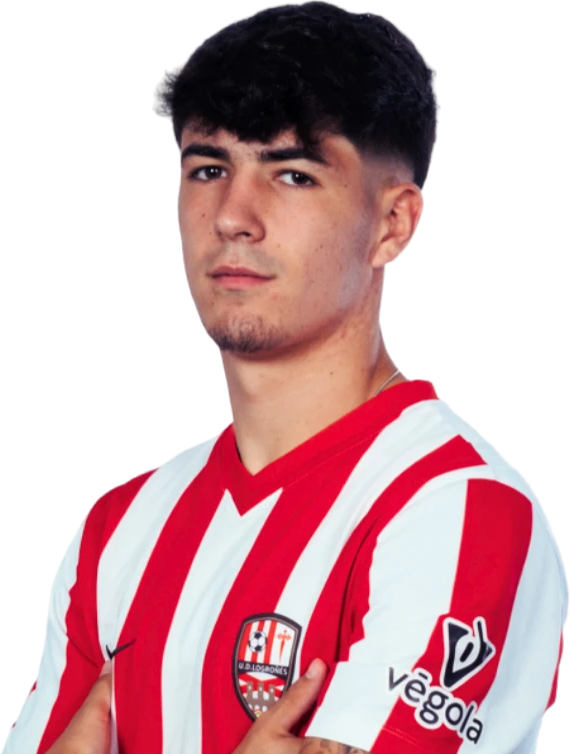
#> input picture miniaturero/salida/2026-11-15_logrones-arenas/proyecto/img/anai.png, 570 x 754 px, found by its file name; its folder holds 6 pictures in this run
$ python hacer_coraza.py   (older library calls are emulated)
#> lines starting #> are read from the running program, lines starting #| are printed output that depends on the picture; after the words box and inside, x2 and y2 are one past the last pixel; in counts of white or black regions, pixels touching at a corner belong together
### miniaturero/herramientas/mini.py
#!/usr/bin/env python3
"""Herramientas del miniaturero. Todo en local y en CPU (usa GPU si onnxruntime-gpu está instalado).

Uso:
  python3 herramientas/mini.py recortar   FOTO SALIDA.png [--borde 0]          # quita el fondo (BiRefNet)
  python3 herramientas/mini.py mascara    FOTO SALIDA.png [--crecer 25]        # máscara de la persona (para borrarla)
  python3 herramientas/mini.py borrar     FOTO MASCARA.png SALIDA.png          # relleno inteligente (LaMa)
  python3 herramientas/mini.py borrar     FOTO --caja x,y,w,h [--caja ...] SALIDA.png
  python3 herramientas/mini.py caras      FOTO                                 # lista caras y avisa si son pequeñas
  python3 herramientas/mini.py cambiar-cara MI_CARA DESTINO SALIDA [--indice 0] [--sin-mejora]
  python3 herramientas/mini.py igualar-luz RECORTE.png REFERENCIA SALIDA.png [--fuerza 0.6]
  python3 herramientas/mini.py iluminar   RECORTE.png SALIDA.png [--rim-der #ff1a2e --rim-izq #dfe9ff]  # luz de estudio
  python3 herramientas/mini.py revisar    MINIATURA.png [MAS.png ...] --salida comparativa.png
  python3 herramientas/mini.py exportar   MINIATURA.png                        # crea la versión JPG <= 2 MB

Nunca escribe sobre la imagen de entrada.
"""
import argparse, os, sys
from pathlib import Path

import cv2
import numpy as np
from PIL import Image, ImageDraw, ImageFont, ImageOps

BASE = Path(__file__).resolve().parent.parent
MOD = BASE / "modelos"
_sesiones = {}


def sesion(nombre):
    import onnxruntime as ort
    if nombre not in _sesiones:
        ruta = MOD / nombre
        if not ruta.exists():
            sys.exit(f"Falta el modelo {ruta}. Ejecuta ./instalar.sh")
        prov = [p for p in ("CUDAExecutionProvider", "CPUExecutionProvider") if p in ort.get_available_providers()]
        so = ort.SessionOptions(); so.log_severity_level = 3
        _sesiones[nombre] = ort.InferenceSession(str(ruta), so, providers=prov)
    return _sesiones[nombre]


# [113 lines left out: functions abrir, no_pisar, alfa_persona, descontaminar, cmd_recortar, cmd_mascara and 3 more, not called in this run]


# ---------------------------------------------------------------- caras
ARCFACE = np.array([[38.2946, 51.6963], [73.5318, 51.5014], [56.0252, 71.7366], [41.5493, 92.3655], [70.7299, 92.2041]], np.float32)
FFHQ = np.array([[0.37691676, 0.46864664], [0.62285697, 0.46912813], [0.50123859, 0.61331904],
                 [0.39308822, 0.72541100], [0.61150205, 0.72490465]], np.float32)


# [17 lines left out: function detectar, not called in this run]


def alinear(rgb, pts, tam, plantilla):
    M, _ = cv2.estimateAffinePartial2D(pts, plantilla, method=cv2.LMEDS)
    return cv2.warpAffine(rgb, M, (tam, tam), borderMode=cv2.BORDER_REPLICATE), M


# [91 lines left out: functions cmd_caras, huella, emap, pegar, gfpgan, cmd_cambiar_cara and 2 more, not called in this run]


def color_hex(h):
    h = h.lstrip("#"); return np.array([int(h[i:i + 2], 16) for i in (0, 2, 4)], np.float32) / 255


# [45 lines left out: function iluminar, not called in this run]


def profundidad(rgb):
    """Profundidad relativa (más alto = más cerca) con Depth Anything V2 Small."""
    h, w = rgb.shape[:2]
    H = 14 * round(700 / 14); W = 14 * max(1, round(w * H / h / 14))
    x = cv2.resize(rgb, (W, H), interpolation=cv2.INTER_CUBIC).astype(np.float32) / 255
    x = ((x - [0.485, 0.456, 0.406]) / [0.229, 0.224, 0.225]).transpose(2, 0, 1)[None].astype(np.float32)
    d = sesion("depth_anything_v2_small.onnx").run(None, {"pixel_values": x})[0][0]
    return cv2.resize(d, (w, h), interpolation=cv2.INTER_CUBIC)


def _dir(v):
    v = np.array(v, np.float32); return v / np.linalg.norm(v)


# [159 lines left out: functions iluminar_3d, cmd_iluminar, fuente, cmd_revisar, cmd_exportar, main, not called in this run]


# [2 lines that do not run on import are left out]

### miniaturero/salida/2026-11-15_logrones-arenas/proyecto/hacer_coraza.py
"""Armadura de gladiador realista (diseño original, todo con código).
Se construye un mapa de alturas sobre el torso del jugador (coraza musculada, ribetes en relieve,
hombreras de placas superpuestas, remaches) y se sombrea como metal con la misma luz que la foto."""
import sys
import cv2
import numpy as np
from PIL import Image

sys.path.insert(0, 'herramientas')
import mini  # noqa: E402

D = 'salida/2026-11-15_logrones-arenas/proyecto/img/'
im = np.array(Image.open(D + 'anai.png').convert('RGBA'))
#> im is the input picture: shape (754, 570, 4); mean R, G, B, A 200.7, 158.7, 164.9, 145.4
h, w = im.shape[:2]
#> h = 754; w = 570
a = im[..., 3].astype(np.float32) / 255
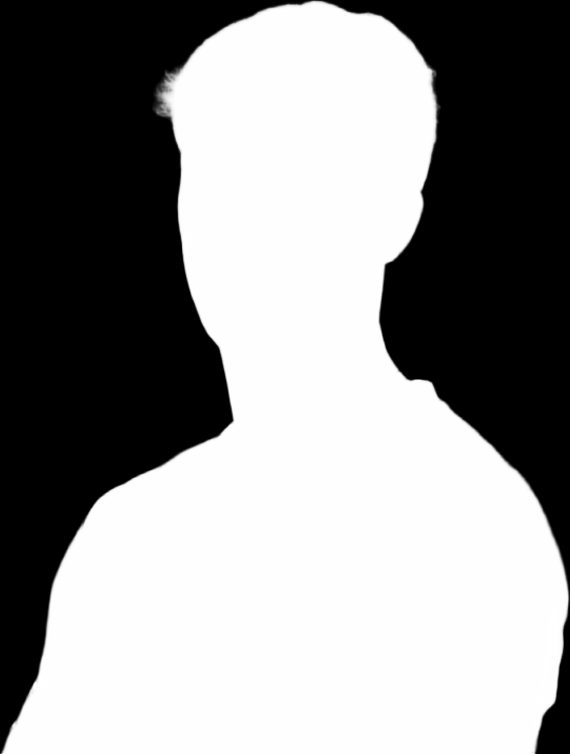
#> a: shape (754, 570) float32; min 0, max 1, mean 0.57
yy, xx = np.mgrid[0:h, 0:w].astype(np.float32)
rng = np.random.default_rng(7)

# ---------- zona que cubre la armadura (todo el torso menos cuello y cara)
def escote(x):
    return np.clip(422 - 0.0075 * (np.asarray(x, np.float32) - 318) ** 2, 330, None)   # escote en U suave alrededor del cuello


cuello = escote(xx)
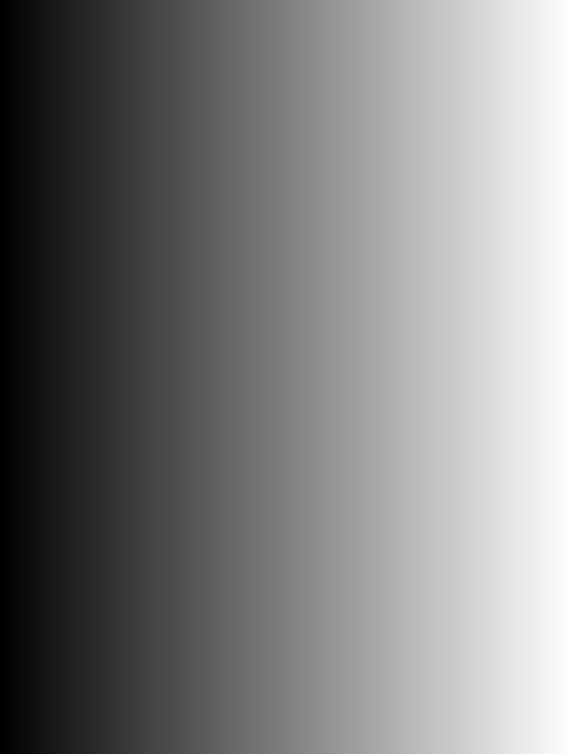
#> xx: shape (754, 570) float32; min 0, max 569, mean 284.5; drawn with min black and max white
libres = np.array(Image.open(D + '_mascara_brazos.png')) > 0      # brazos y manos: sin armadura
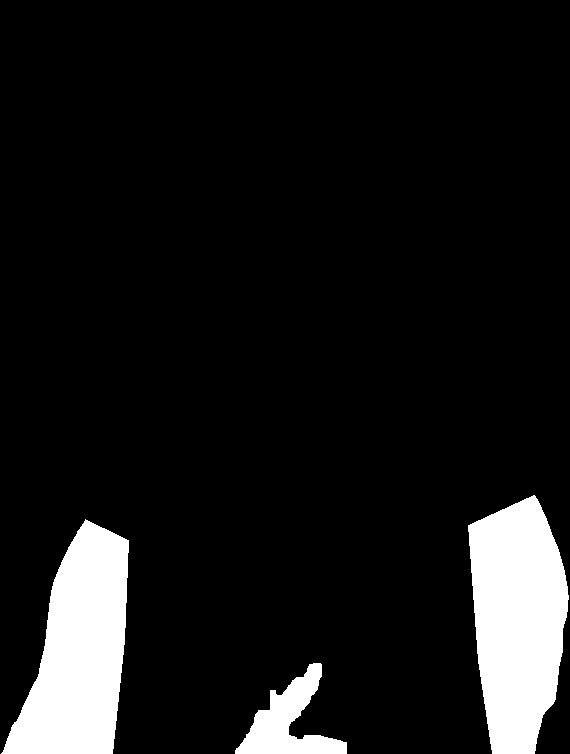
#> input picture miniaturero/salida/2026-11-15_logrones-arenas/proyecto/img/_mascara_brazos.png, 570 x 754 px, found by its file name
#> libres: shape (754, 570) bool; 9.8% white; 3 white regions, box (x1, y1, x2, y2) and area: (468, 495, 569, 754) 19341, (1, 519, 129, 754) 18416, (235, 663, 347, 754) 4268
cuerpo = ((yy > cuello) & (a > .5) & ~libres).astype(np.uint8)
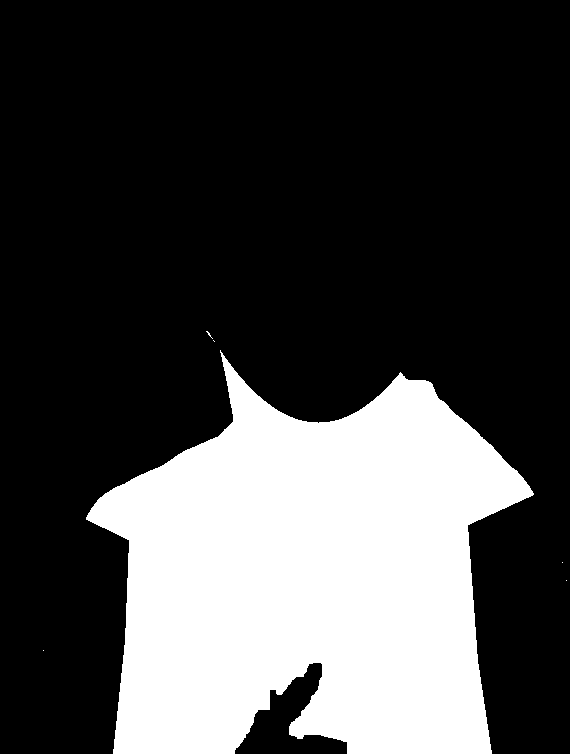
#> cuerpo: shape (754, 570); values 0 (black) and 1 (white), 27.6% white; 6 white regions (5 under 20 px), largest, box (x1, y1, x2, y2) and area: (86, 350, 534, 754) 118693

# ---------- materiales: 0 nada, 1 oro (coraza), 2 plata (ribetes/remaches), 3 bronce (hombreras)
mat = np.zeros((h, w), np.uint8)
mat[cuerpo > 0] = 1
z = np.zeros((h, w), np.float32)

# relieve base del cuerpo (profundidad) + musculatura esculpida
d = mini.profundidad(im[..., :3]).astype(np.float32)
#> in profundidad, `x = cv2.resize(rgb, (W, H), interpolation=cv2.INTER_CUBIC).astype(np.f..`:
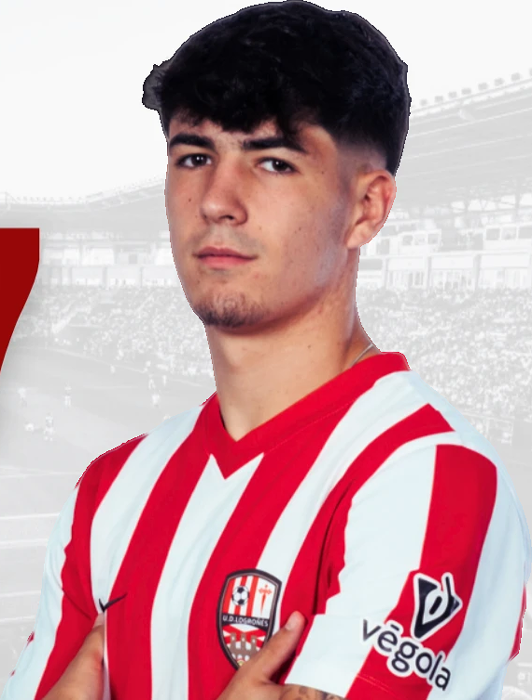
#> x: shape (700, 532, 3) float32; mean of channels 0, 1, 2 0.786, 0.622, 0.646; drawn as R, G, B
#> (the run stopped early here; a loop or call above may not have finished)
